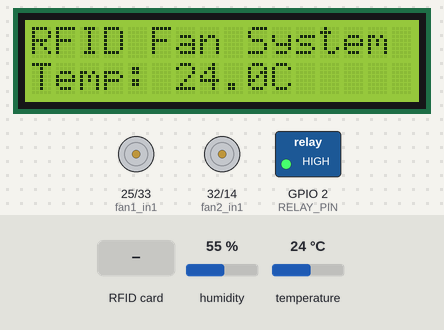
A sketch run on a simulated ESP32. On the bench: 16×2 character LCD, motor-driver pin pairs drawn as motors (green arrow = first pin HIGH = forward, orange = second pin HIGH = backward, longer = more drive, scaled by the enable pin), switched loads named in the sketch (green lamp = pin HIGH). The test bench sets the inputs (shaded band); at power-on: temperature 24 °C, humidity 55 %. WiFi joins after 1.5 s; servers stay silent unless stated; the Firebase database answers and starts empty; what the sketch prints to the serial monitor is not drawn.

Above: at 2.8 s.
2.9 s: RFID card 62 50 2C 3C held to the reader
At 3.8 s:
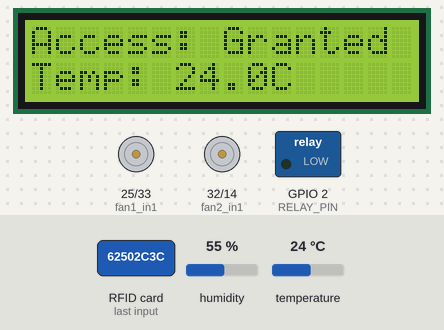
7.5 s: RFID card 06 14 44 42 43 held to the reader
At 8.7 s:
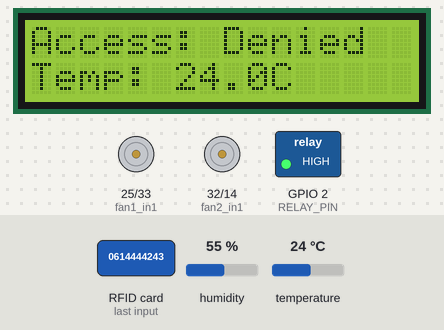
9.2 s: temperature set to 34.5 °C
At 10.8 s:
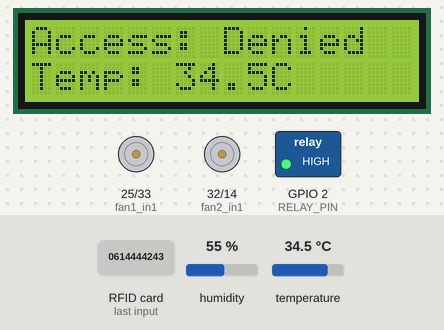
11.6 s: temperature set to 35.4 °C
At 13.6 s:
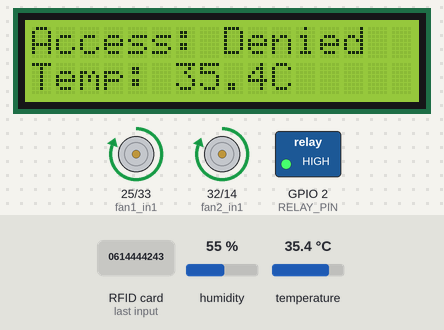
13.9 s: RFID card 53 24 20 14 held to the reader
At 15.5 s:
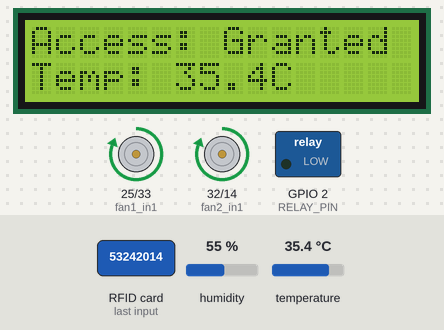
18.6 s: temperature set to 12 °C
At 20.2 s:
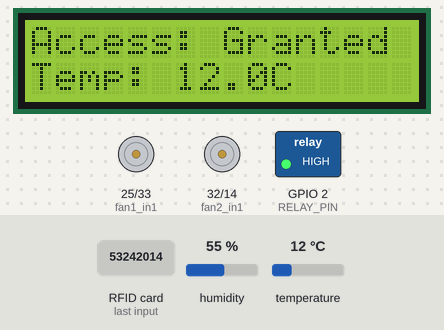
Timing chart, 0 to 21.7 s (numbered marks = the images above; inputs shaded):
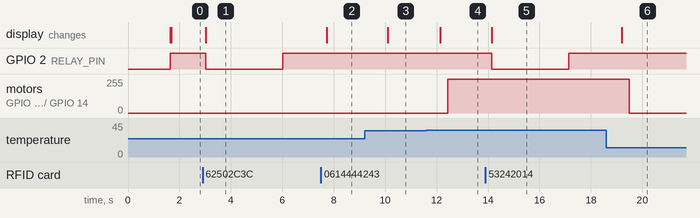

Measured:
- the behaviour switches between 35 and 35.1 °C on temperature (found by bisection; images 3 and 4)
- after the input at 2.9 s, GPIO 2 (RELAY_PIN): HIGH → LOW after 0.13 s, → HIGH 3.0 s later; the display: changes after 0.13 s (image 1)
- after the input at 7.5 s, the display: changes after 0.23 s (image 2)
- after the input at 9.2 s, the display: changes after 0.90 s (image 3)
- after the input at 11.6 s, motor on GPIO 25 (fan1_in1) / GPIO 33 (fan1_in2), motor on GPIO 32 (fan2_in1) / GPIO 14 (fan2_in2): stopped → forward 255/255 after 0.84 s; the display: changes after 0.54 s (image 4)
- after the input at 13.9 s, GPIO 2 (RELAY_PIN): HIGH → LOW after 0.25 s, → HIGH 3.0 s later; the display: changes after 0.25 s (image 5)
- after the input at 18.6 s, motor on GPIO 25 (fan1_in1) / GPIO 33 (fan1_in2), motor on GPIO 32 (fan2_in1) / GPIO 14 (fan2_in2): forward 255/255 → stopped after 0.90 s; the display: changes after 0.60 s (image 6)

The sketch:

refrigerator.ino
```cpp
#include <SPI.h>
#include <MFRC522.h>
#include <Wire.h>
#include <LiquidCrystal_I2C.h>
#include <DHT.h>
#include <WiFi.h>
#include <WiFiClient.h>
#include <FirebaseESP32.h>

// RFID setup
#define RST_PIN 5
#define SS_PIN 4
#define RELAY_PIN 2

MFRC522 rfid(SS_PIN, RST_PIN);

// LCD setup (I2C 16x2, SDA=21, SCL=22)
LiquidCrystal_I2C lcd(0x27, 16, 2);

// DHT22 setup
#define DHTPIN 13
#define DHTTYPE DHT22
DHT dht(DHTPIN, DHTTYPE);

// Authorized RFID cards
byte authorizedUIDs[][4] = {
  { 0x62, 0x50, 0x2C, 0x3C },
  { 0x53, 0x24, 0x20, 0x14 }
};

// Fan control pins
const int fan1_pwm = 27;
const int fan2_pwm = 26;
const int fan1_in1 = 25;
const int fan1_in2 = 33;
const int fan2_in1 = 32;
const int fan2_in2 = 14;
const int pot_pin = 34;

bool fans_enabled = false;

// WiFi credentials
const char* ssid = "Setsom";
const char* password = "0614444243";

// Firebase credentials
#define FIREBASE_HOST "https://refrigerator-iot-system-default-rtdb.firebaseio.com/"
#define FIREBASE_AUTH "bezal1cM2Co5Nz6O9u7rCISnv5H66sWQ3yXHlX22"
#define API_KEY "AIzaSyAm4tES8riDvyKX5qCwj_JTYX3hDlhOuSo"


// Firebase Data object
FirebaseData firebaseData;
FirebaseAuth firebaseAuth;
FirebaseConfig firebaseConfig;

void setup() {
  Serial.begin(115200);

  WiFi.begin(ssid, password);
  while (WiFi.status() != WL_CONNECTED) {
    delay(500);
    Serial.print("connecting to wifi.....");
  }
  Serial.println("WiFi connected successfully");

  // Initialize Firebase
  Serial.println("initializing firebase phase 1");
  firebaseConfig.host = FIREBASE_HOST;
  firebaseConfig.api_key = API_KEY;
  firebaseAuth.user.email = "yare4892@gmail.com";
  firebaseAuth.user.password = "test123";

  Serial.println("initializing firebase phase 2");
  Firebase.begin(&firebaseConfig, &firebaseAuth);
  Firebase.reconnectWiFi(true);
  Serial.println("firebase successfully signed in");

    SPI.begin(18, 19, 23, SS_PIN);  // SCK, MISO, MOSI, SS
  rfid.PCD_Init();
  dht.begin();

  // LCD init
  lcd.init();
  lcd.backlight();
  lcd.setCursor(0, 0);
  lcd.print("RFID Fan System");
  lcd.setCursor(0, 1);
  lcd.print("System Ready");

  pinMode(RELAY_PIN, OUTPUT);
  digitalWrite(RELAY_PIN, HIGH);  // Door locked initially

  // Fan motor pins
  pinMode(fan1_pwm, OUTPUT);
  pinMode(fan2_pwm, OUTPUT);
  pinMode(fan1_in1, OUTPUT);
  pinMode(fan1_in2, OUTPUT);
  pinMode(fan2_in1, OUTPUT);
  pinMode(fan2_in2, OUTPUT);

  // Set fan direction
  digitalWrite(fan1_in1, HIGH);
  digitalWrite(fan1_in2, LOW);
  digitalWrite(fan2_in1, HIGH);
  digitalWrite(fan2_in2, LOW);

  Serial.println("ESP32 RFID & Fan Control Ready");
}

void loop() {
  handleRFID();
  checkTemperature();
  handleFanSpeed();
}

void handleRFID() {
  if (!rfid.PICC_IsNewCardPresent() || !rfid.PICC_ReadCardSerial()) return;

  Serial.print("Card UID: ");
  for (byte i = 0; i < rfid.uid.size; i++) {
    Serial.print(rfid.uid.uidByte[i], HEX);
    Serial.print(" ");
  }
  Serial.println();

  if (checkUID(rfid.uid.uidByte)) {
    Serial.println("Access Granted");
    lcd.setCursor(0, 0);
    lcd.print("Access: Granted ");
    digitalWrite(RELAY_PIN, LOW);  // Unlock door
    delay(3000);
    digitalWrite(RELAY_PIN, HIGH);  // Lock again
  } else {
    Serial.println("Access Denied");
    lcd.setCursor(0, 0);
    lcd.print("Access: Denied  ");
  }

  rfid.PICC_HaltA();
  rfid.PCD_StopCrypto1();
}

bool checkUID(byte* uid) {
  for (int i = 0; i < sizeof(authorizedUIDs) / 4; i++) {
    bool match = true;
    for (int j = 0; j < 4; j++) {
      if (uid[j] != authorizedUIDs[i][j]) {
        match = false;
        break;
      }
    }
    if (match) return true;
  }
  return false;
}

void checkTemperature() {
  float temp = dht.readTemperature();

  if (isnan(temp)) {
    Serial.println("Failed to read from DHT22");
    return;
  }

  // Serial.print("Temperature: ");
  // Serial.println(temp);

  lcd.setCursor(0, 1);
  lcd.print("Temp: ");
  lcd.print(temp, 1);
  lcd.print("C  ");

   if (Firebase.setInt(firebaseData, "/tempData", temp)) {
    Serial.println("temperature value sent to Firebase");
  } else {
    Serial.println("Failed to send temperature value to firebase");
    Serial.println(firebaseData.errorReason());
  }
}
void handleFanSpeed() {
  // int pot_value = analogRead(pot_pin); // 0 to 4095
  // int pot_percent = map(pot_value, 0, 1023, 0, 100); // 0 to 100 scale (slider physical  wye ee ku badalo slider ka appka kana so akhriso RDB )
  // int fan_speed = map(pot_value, 0, 1023, 0, 255);   // PWM speed
  //   Serial.println(fan_speed);

  float temp = dht.readTemperature();

  if (isnan(temp)) {
    Serial.println("DHT22 read error.");
    return;
  }


  if (Firebase.getInt(firebaseData, "/fanSpeed")) {
    int fan_speed = firebaseData.intData();
    if (fan_speed >= 20) {

      analogWrite(fan1_pwm, fan_speed);
      analogWrite(fan2_pwm, fan_speed);
    } else {
      // Auto temperature mode
      if (temp > 35) {
        analogWrite(fan1_pwm, 255);  // Full speed
        analogWrite(fan2_pwm, 255);
        // Serial.println("Auto Fan ON (Temp > 34)");

      } else {
        analogWrite(fan1_pwm, 0);
        analogWrite(fan2_pwm, 0);
        // Serial.println("Auto Fan OFF (Temp <= 34)");
      }
    }
  }else {
      Serial.print("couldn't read firebaseData of the fanspeed");
    }

  // Serial.print("Manual Fan Speed: ");
  // Serial.println(fan_speed);
}
```
